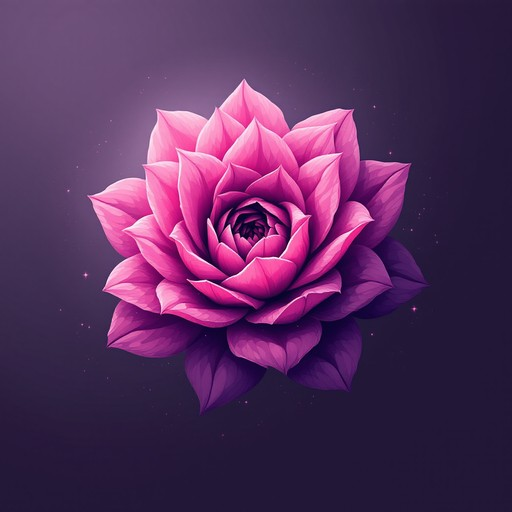
#> input picture rose.jpg, 512 x 512 px
$ jupyter execute Task_1.ipynb
#> lines starting #> are read from the running program, lines starting #| are printed output that depends on the picture
[cell 1]
import cv2
import numpy as np
import matplotlib.pyplot as plt

[cell 2]
img = cv2.imread('rose.jpg', cv2.IMREAD_GRAYSCALE)
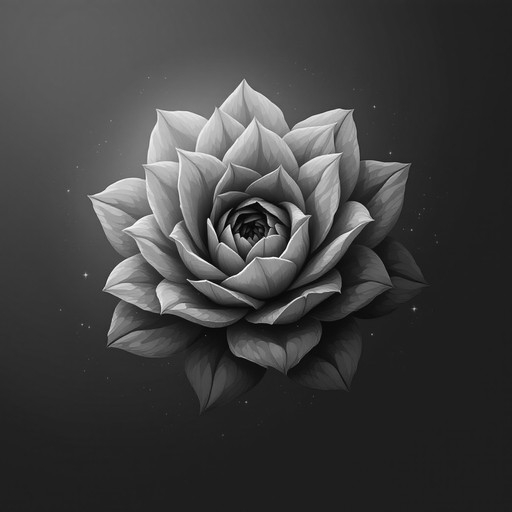
#> img: shape (512, 512); min 0, max 255, mean 63.4
plt.imshow(img, cmap='gray')
plt.axis('off')

(a) Decrease its spatial resolution by half ev ery time and observe its change when displaying in the same window size

[cell 3]
def resize(img, size):
    nw,nh = size
    ow,oh = img.shape
    resize_img = np.zeros((nh,nw), dtype=img.dtype)

    sx = ow/nw
    sy = oh/nh

    for y in range(nh):
        for x in range(nw):
            src_x = int(sx*x)
            src_y = int(sy*y)
            resize_img[y,x] = img[src_y, src_x]
    return resize_img

[cell 4]
sizes = [(img.shape[1]//(2**i), img.shape[0]//(2**i)) for i in range(6)]
fig, axes = plt.subplots(2,3, figsize=(20,12))

for i, size in enumerate(sizes):
    resize_img = resize(img, size)
    row, col = divmod(i,3)
    axes[row,col].imshow(resize_img, cmap='gray')
    if i+1 == 1:
        axes[row, col].set_title(f"Originl image ({size[0]}x{size[1]})")
    else:
        axes[row, col].set_title(f"Spatial resolution halved {i+1} times ({size[0]}x{size[1]})")
    axes[row, col].axis('off')
#> this loop made 6 passes
#> pass 2, `resize_img = resize(img, size)`:
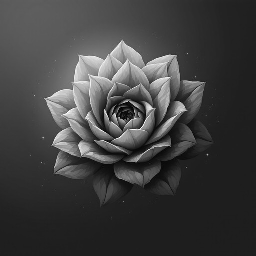
#> resize_img: shape (256, 256); min 0, max 255, mean 63.5
#> pass 3, `resize_img = resize(img, size)`:
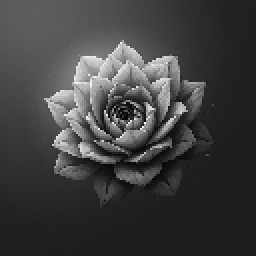
#> resize_img: shape (128, 128) (shown 2 times larger); min 3, max 250, mean 63.8
plt.tight_layout()
plt.show()
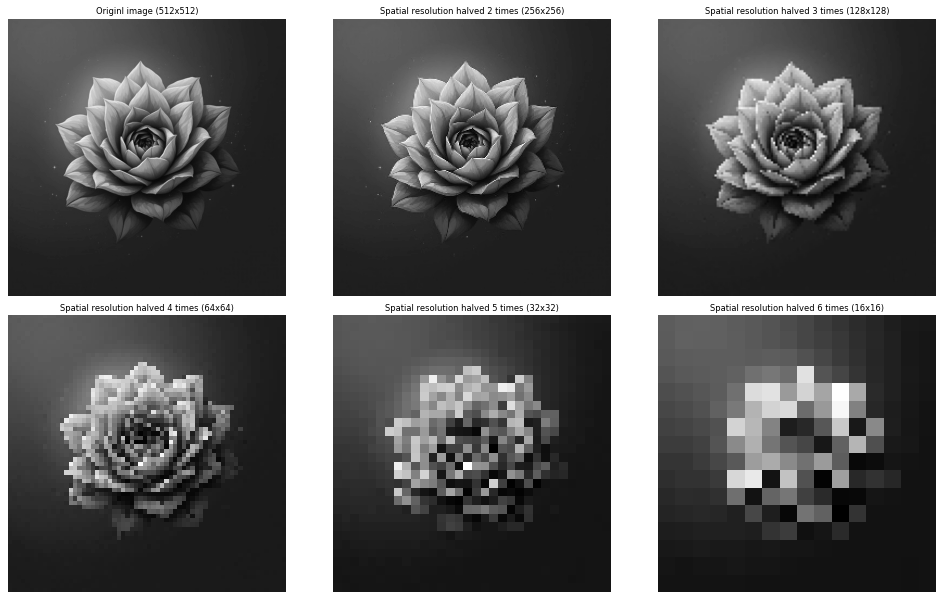
#> figure drawn by matplotlib, 6 panels

(c) Decrease it intensity level resolution by one bit up to reach its binary format observe its change when displaying in the same window size

[cell 5]
plt.figure(figsize=(16,10))

for i in range(8,0,-1):
    reduced_img = (img>>(8-i))<<(8-i)

    plt.subplot(2,4,9-i)
    plt.imshow(reduced_img, cmap='gray')
    plt.title(f'{i}-bit resolution')
    plt.axis('off')

plt.suptitle("effect of decresing intensity resolution")
plt.tight_layout()
plt.show()
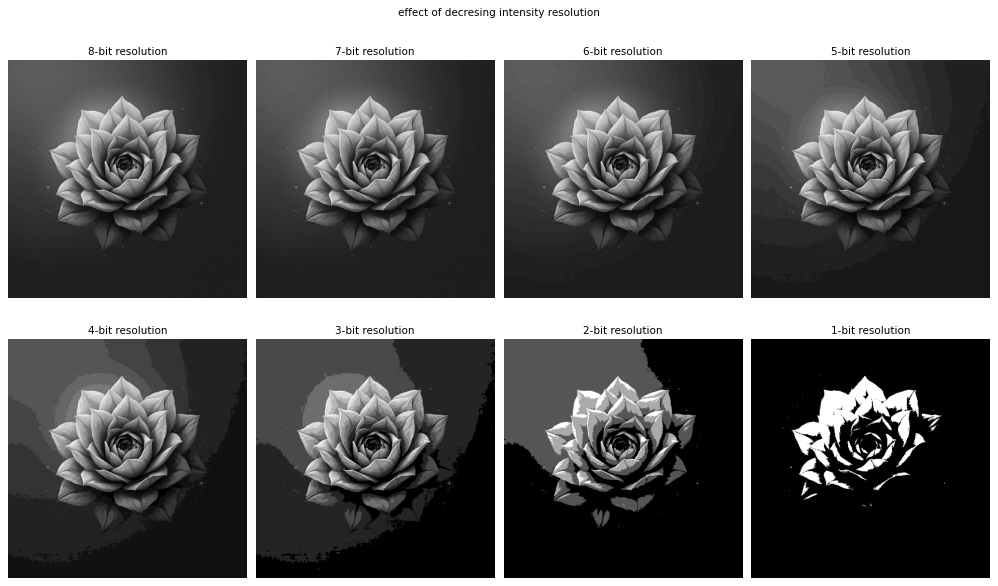
#> figure drawn by matplotlib, 8 panels
